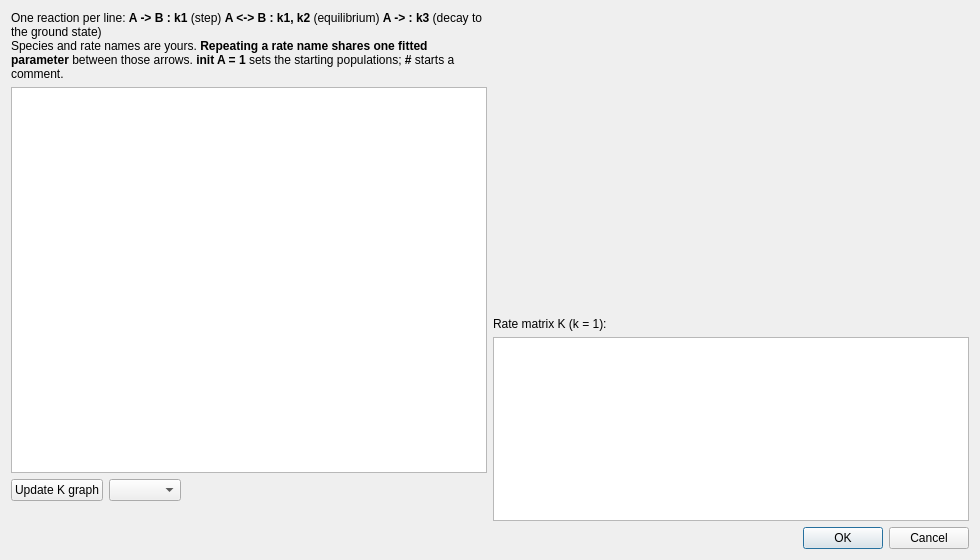
<?xml version="1.0" encoding="UTF-8"?>
<ui version="4.0">
 <class>SchemeDialog</class>
 <widget class="QDialog" name="SchemeDialog">
  <property name="geometry"><rect><x>0</x><y>0</y><width>980</width><height>560</height></rect></property>
  <property name="windowTitle"><string>Define kinetic model</string></property>
  <layout class="QVBoxLayout" name="dialogLayout">
   <item>
    <layout class="QHBoxLayout" name="mainRow">
     <item>
      <layout class="QVBoxLayout" name="leftColumn">
       <item><widget class="QLabel" name="NotationHelp">
         <property name="text"><string>One reaction per line:   &lt;b&gt;A -&amp;gt; B : k1&lt;/b&gt;   (step)　　&lt;b&gt;A &amp;lt;-&amp;gt; B : k1, k2&lt;/b&gt;   (equilibrium)　　&lt;b&gt;A -&amp;gt; : k3&lt;/b&gt;   (decay to the ground state)&lt;br&gt;Species and rate names are yours. &lt;b&gt;Repeating a rate name shares one fitted parameter&lt;/b&gt; between those arrows. &lt;b&gt;init A = 1&lt;/b&gt; sets the starting populations; &lt;b&gt;#&lt;/b&gt; starts a comment.</string></property>
         <property name="wordWrap"><bool>true</bool></property>
         <property name="textFormat"><enum>Qt::RichText</enum></property></widget></item>
       <item><widget class="QPlainTextEdit" name="SchemeText">
         <property name="minimumSize"><size><width>380</width><height>240</height></size></property>
         <property name="toolTip"><string>The kinetic scheme, written as reactions. The rate matrix is derived from it.</string></property></widget></item>
       <item>
        <layout class="QHBoxLayout" name="buttonRow">
         <item><widget class="QPushButton" name="UpdateGraphButton">
           <property name="text"><string>Update K graph</string></property>
           <property name="toolTip"><string>Parse the scheme, check that it builds a valid rate matrix, and redraw the graph</string></property></widget></item>
         <item><widget class="QComboBox" name="TemplateCombo">
           <property name="toolTip"><string>Start from a predefined scheme</string></property></widget></item>
         <item><spacer name="buttonSpacer"><property name="orientation"><enum>Qt::Horizontal</enum></property>
           <property name="sizeHint" stdset="0"><size><width>20</width><height>10</height></size></property></spacer></item>
        </layout>
       </item>
       <item><widget class="QLabel" name="StatusLabel">
         <property name="text"><string/></property>
         <property name="wordWrap"><bool>true</bool></property></widget></item>
      </layout>
     </item>
     <item>
      <layout class="QVBoxLayout" name="rightColumn">
       <item><widget class="WidgetPlot" name="SchemeAxes" native="true">
         <property name="minimumSize"><size><width>420</width><height>300</height></size></property></widget></item>
       <item><widget class="QLabel" name="MatrixLabel"><property name="text"><string>Rate matrix K (k = 1):</string></property></widget></item>
       <item><widget class="QTableWidget" name="MatrixTable">
         <property name="minimumSize"><size><width>0</width><height>120</height></size></property>
         <property name="toolTip"><string>The derived rate matrix, evaluated with every rate set to 1</string></property>
         <property name="editTriggers"><set>QAbstractItemView::NoEditTriggers</set></property></widget></item>
      </layout>
     </item>
    </layout>
   </item>
   <item><widget class="QDialogButtonBox" name="ButtonBox">
     <property name="orientation"><enum>Qt::Horizontal</enum></property>
     <property name="standardButtons"><set>QDialogButtonBox::Cancel|QDialogButtonBox::Ok</set></property></widget></item>
  </layout>
 </widget>
 <customwidgets>
  <customwidget>
   <class>WidgetPlot</class>
   <extends>QWidget</extends>
   <header>pymorgan.gui.widgetplot</header>
   <container>1</container>
  </customwidget>
 </customwidgets>
 <resources/>
 <connections/>
</ui>
